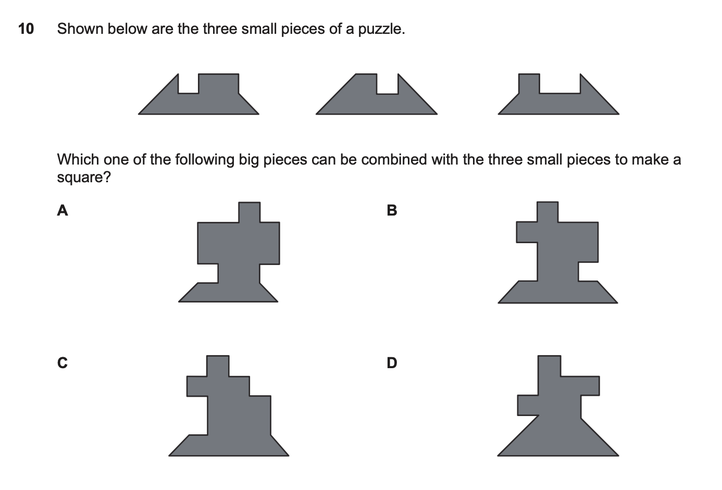
#> input picture components/ImageProcessing/input/testQ2.png, 722 x 490 px, shrunk from 1386 x 941 before the run, found by its file name
$ python extract_shapes.py
#> lines starting #> are read from the running program, lines starting #| are printed output that depends on the picture; after the words box and inside, x2 and y2 are one past the last pixel; in counts of white or black regions, pixels touching at a corner belong together
import json
import os

import cv2
import numpy as np
from PIL import Image

# --- CONFIG ---
INPUT_IMAGE = 'components/ImageProcessing/input/testQ2.png'  # Updated to match actual image location
OUTPUT_DIR = 'assets/images/'  # Directory to save results

# --- UTILS ---
def ensure_dir(path):
    if not os.path.exists(path):
        os.makedirs(path)

def save_transparent_png(shape_mask, orig_img, bbox, out_path):
    x, y, w, h = bbox
    # Crop the shape and mask
    cropped = orig_img[y:y+h, x:x+w]
    mask_cropped = shape_mask[y:y+h, x:x+w]
    # Create alpha channel: shape is opaque (255), background is transparent (0)
    alpha = np.where(mask_cropped > 0, 255, 0).astype(np.uint8)
    # Convert cropped image to RGBA
    rgba = cv2.cvtColor(cropped, cv2.COLOR_BGR2RGBA)
    rgba[..., 3] = alpha
    # Set background pixels to fully transparent (0,0,0,0)
    rgba[(alpha == 0)] = [0, 0, 0, 0]
    Image.fromarray(rgba).save(out_path)

def main():
    # Clear out the output directory on each run
    if os.path.exists(OUTPUT_DIR):
        for filename in os.listdir(OUTPUT_DIR):
            file_path = os.path.join(OUTPUT_DIR, filename)
            try:
                if os.path.isfile(file_path) or os.path.islink(file_path):
                    os.unlink(file_path)
                elif os.path.isdir(file_path):
                    import shutil
                    shutil.rmtree(file_path)
            except Exception as e:
                print(f'Failed to delete {file_path}. Reason: {e}')
    ensure_dir(OUTPUT_DIR)
    # Load image
    img = cv2.imread(INPUT_IMAGE)
#> img is the input picture: shape (490, 722, 3); mean B, G, R 238.4, 237.8, 237.5
    if img is None:
        print(f'Error: Could not load {INPUT_IMAGE}')
        return
    orig_img = img.copy()
    # Convert to grayscale and threshold
    gray = cv2.cvtColor(img, cv2.COLOR_BGR2GRAY)
    _, thresh = cv2.threshold(gray, 240, 255, cv2.THRESH_BINARY_INV)
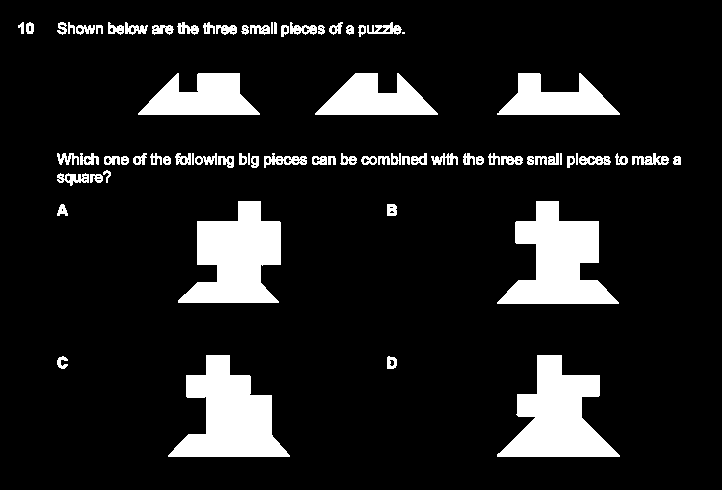
#> thresh: shape (490, 722); 12.2% white; 76 white regions (1 under 20 px)
    # Find contours (shapes)
    contours, _ = cv2.findContours(thresh, cv2.RETR_EXTERNAL, cv2.CHAIN_APPROX_SIMPLE)
#> contours = 76 contours, 6 with area under 20; largest, box (x1, y1, x2, y2) and area: (168, 355, 290, 457) 6578, (497, 201, 619, 304) 6540, (497, 355, 620, 457) 6466, (178, 201, 281, 303) 6437, (138, 73, 260, 115) 3228
    # Prepare mask for background
    mask = np.ones(img.shape, dtype=np.uint8) * 255
    shape_info = []
    min_area = 500  # Minimum area in pixels for a shape to be considered valid
    min_width = 5   # Minimum width in pixels
    min_height = 5  # Minimum height in pixels
    shape_idx = 1
    for cnt in contours:
        area = cv2.contourArea(cnt)
        if area < min_area:
            continue  # Skip small shapes by area
        x, y, w, h = cv2.boundingRect(cnt)
        if w < min_width or h < min_height:
            continue  # Skip shapes that are too thin or small
        # Create mask for this shape
        shape_mask = np.zeros(gray.shape, dtype=np.uint8)
        cv2.drawContours(shape_mask, [cnt], -1, 255, -1)
        # Save shape as regular PNG
        out_path = os.path.join(OUTPUT_DIR, f'shape_{shape_idx}.png')
        save_transparent_png(shape_mask, orig_img, (x, y, w, h), out_path)
        shape_idx += 1
#> this loop made 76 passes
#> area on passes 1, 2, 5, 6, 9, 10, 11, 12, 13, 14, 15, 16: 95, 61, 95.5, 64, 69.5, 197.5, 27, 51, 209.5, 59, 46.5, 42
#> area on passes 3, 4, 7, 8, 50, 51: 6465.5, 6577.5, 6540, 6437, 2863, 3027.5
#> pass 3, in save_transparent_png, `cropped = orig_img[y:y+h, x:x+w]`:
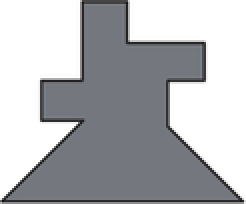
#> cropped: shape (102, 123, 3) (shown 2 times larger); mean B, G, R 183.7, 180.9, 179.2
#> pass 3, in save_transparent_png, `mask_cropped = shape_mask[y:y+h, x:x+w]`:
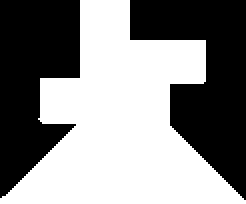
#> mask_cropped: shape (102, 123) (shown 2 times larger); 53.3% white; 2 black regions, box (x1, y1, x2, y2) and area: (65, 0, 123, 100) 3102, (0, 0, 40, 99) 2759
#> after the loop:
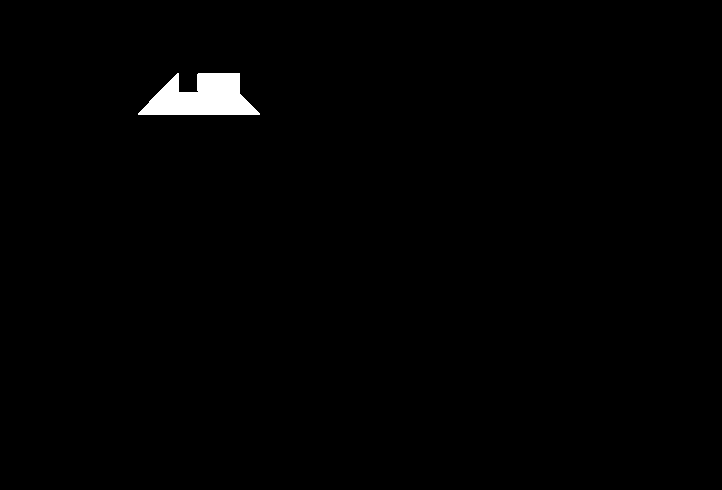
#> shape_mask: shape (490, 722); 0.96% white; 1 white region, box (x1, y1, x2, y2) and area: (138, 73, 260, 115) 3379
#> after the loop, shape_idx = 8
    # Save background image (shapes removed)
    bg = cv2.bitwise_and(orig_img, mask)
    bg_path = os.path.join(OUTPUT_DIR, 'background.png')
    cv2.imwrite(bg_path, bg)
    # Save shape info
    with open(os.path.join(OUTPUT_DIR, 'shapes.json'), 'w') as f:
        json.dump(shape_info, f, indent=2)
    print(f'Done! Results saved in {OUTPUT_DIR}')
#| Done! Results saved in assets/images/

if __name__ == '__main__':
    main()
